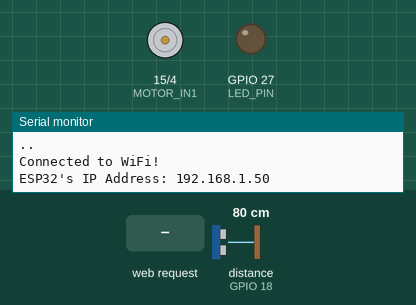
Simulated run of this sketch. Board: ESP32. Parts: motor-driver pin pairs drawn as motors (green arrow = first pin HIGH = forward, orange = second pin HIGH = backward, longer = more drive), output pins drawn as LEDs (lit = HIGH), the last lines printed to the serial monitor. Wiring (inferred from the names in the program): ultrasonic range finder: trigger GPIO 5; echo GPIO 18. Dashed ring = blinking. Inputs (shaded band) come from the test bench; at power-on: distance to the obstacle (sensor on GPIO 18) 80 cm. The echo pulse lasts 58.3 µs per cm; WiFi joins after 1.5 s; servers stay silent unless stated; pins used as bus, display or sensor lines are not drawn.

Above: at 3.2 s.
3.3 s: HTTP request GET /ground received
At 3.66 s:
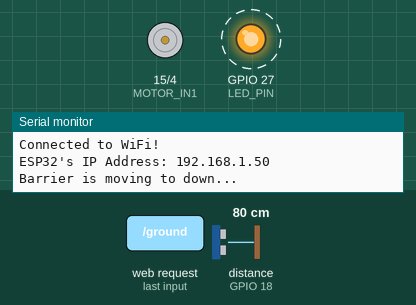
At 5.39 s:
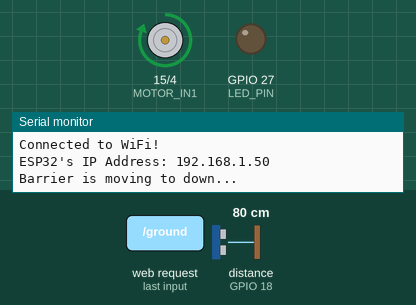
6.3 s: HTTP request GET /stand received
At 8.37 s:
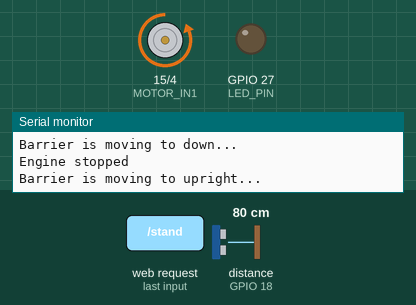
Timing chart, 0 to 9.9 s (numbered marks = the images above; inputs shaded):
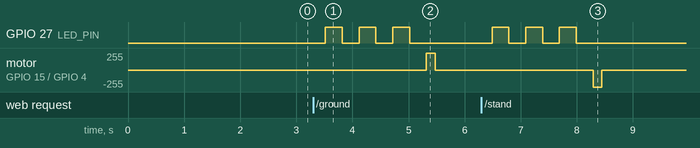

Measured:
- after the input at 3.3 s, GPIO 27 (LED_PIN): alternates HIGH for 0.30 s and LOW for 0.30 s, 6 changes in all, then stays LOW, starting after 0.22 s; motor on GPIO 15 (MOTOR_IN1) / GPIO 4 (MOTOR_IN2): stopped → forward 255/255 after 2.0 s, → stopped 0.16 s later
- after the input at 6.3 s, GPIO 27 (LED_PIN): alternates HIGH for 0.30 s and LOW for 0.30 s, 6 changes in all, then stays LOW, starting after 0.19 s; motor on GPIO 15 (MOTOR_IN1) / GPIO 4 (MOTOR_IN2): stopped → backward 255/255 after 2.0 s, → stopped 0.16 s later

The sketch:

main.ino
```cpp
#include <WiFi.h>
#include <WebServer.h>

const char* ssid = "Insert your SSID here";      // SSID
const char* password = "Insert your password here"; // Wi-Fi Password

WebServer server(80);

#define TRIG_PIN 5
#define ECHO_PIN 18
#define MOTOR_IN1 15
#define MOTOR_IN2 4
#define LED_PIN 27

int barrierState = 0;  // 0 = Upright, 1 = Down

void setup() {
  Serial.begin(115200);

  WiFi.begin(ssid, password);
  Serial.println("Connecting to WiFi");

  while (WiFi.status() != WL_CONNECTED) {
    delay(1000);
    Serial.print(".");
  }

  Serial.println("\nConnected to WiFi!");
  Serial.print("ESP32's IP Address: ");
  Serial.println(WiFi.localIP());  // Print IP Address

  pinMode(TRIG_PIN, OUTPUT);
  pinMode(ECHO_PIN, INPUT);
  pinMode(MOTOR_IN1, OUTPUT);
  pinMode(MOTOR_IN2, OUTPUT);
  pinMode(LED_PIN, OUTPUT);

  digitalWrite(MOTOR_IN1, LOW);
  digitalWrite(MOTOR_IN2, LOW);
  digitalWrite(LED_PIN, LOW);

  server.on("/", handleRoot);
  server.on("/ground", setBarrierGround);
  server.on("/stand", setBarrierStand);
  server.on("/stop", stopMotor);
  server.begin();
}

void loop() {
  server.handleClient();

  int distance = getDistance();
  //Serial.println("Distance: " + String(distance) + " cm");

  // Do not allow to move barrier upright if there is a vehicle on top of the barrier
  if (barrierState == 1 && distance < 20) {
    Serial.println("Vehicle detected, barrier cannot move to upright!");
    delay(2000);
  }

  delay(500);
}

void handleRoot() {
  server.send(200, "text/html",
    "<h1>ENPAS Smart Barrier</h1>"
    "<a href='/ground'><button>Ground</button></a>"
    "<a href='/stand'><button>Upright</button></a>"
    "<a href='/stop'><button>Stop motor</button></a>");
}

void setBarrierStand() {
  if (barrierState != 0) {  // if the barrier is down
    int distance = getDistance();
    if (distance >= 20) {  // If there is no vehicle top of the barrier, upright the barrier
      Serial.println("Barrier is moving to upright...");
      blinkLED(3);
      digitalWrite(MOTOR_IN1, LOW);
      digitalWrite(MOTOR_IN2, HIGH);
      delay(155);  // Time for rotating
      stopMotor();
      barrierState = 0;  // Barrier is upright
      server.send(200, "text/plain", "Barrier is upright");
    }
    else {
      Serial.println("Vehicle detected. barrier cannot move to upright!");
      server.send(200, "text/plain", "Vehicle detected. barrier cannot move to upright!");
    }
  }
  else {
    server.send(200, "text/plain", "Barrier is already upright");
  }
}

void setBarrierGround() {
  if (barrierState != 1) {  // If barrier is upright
    Serial.println("Barrier is moving to down...");
    blinkLED(3);
    digitalWrite(MOTOR_IN1, HIGH);
    digitalWrite(MOTOR_IN2, LOW);
    delay(155);  // Time for rotating
    stopMotor();
    barrierState = 1;  // Barrier is down
    server.send(200, "text/plain", "Barrier is down");
  }
  else {
    server.send(200, "text/plain", "Barrier is already down");
  }
}

void stopMotor() {
  digitalWrite(MOTOR_IN1, LOW);
  digitalWrite(MOTOR_IN2, LOW);
  Serial.println("Engine stopped");
  server.send(200, "text/plain", "Engine stopped");
}

void blinkLED(int times) {
  for (int i = 0; i < times; i++) {
    digitalWrite(LED_PIN, HIGH);
    delay(300);
    digitalWrite(LED_PIN, LOW);
    delay(300);
  }
}

int getDistance() {
  digitalWrite(TRIG_PIN, LOW);
  delayMicroseconds(2);
  digitalWrite(TRIG_PIN, HIGH);
  delayMicroseconds(10);
  digitalWrite(TRIG_PIN, LOW);

  long duration = pulseIn(ECHO_PIN, HIGH);
  int distance = duration * 0.034 / 2;
  return distance;
}
```
